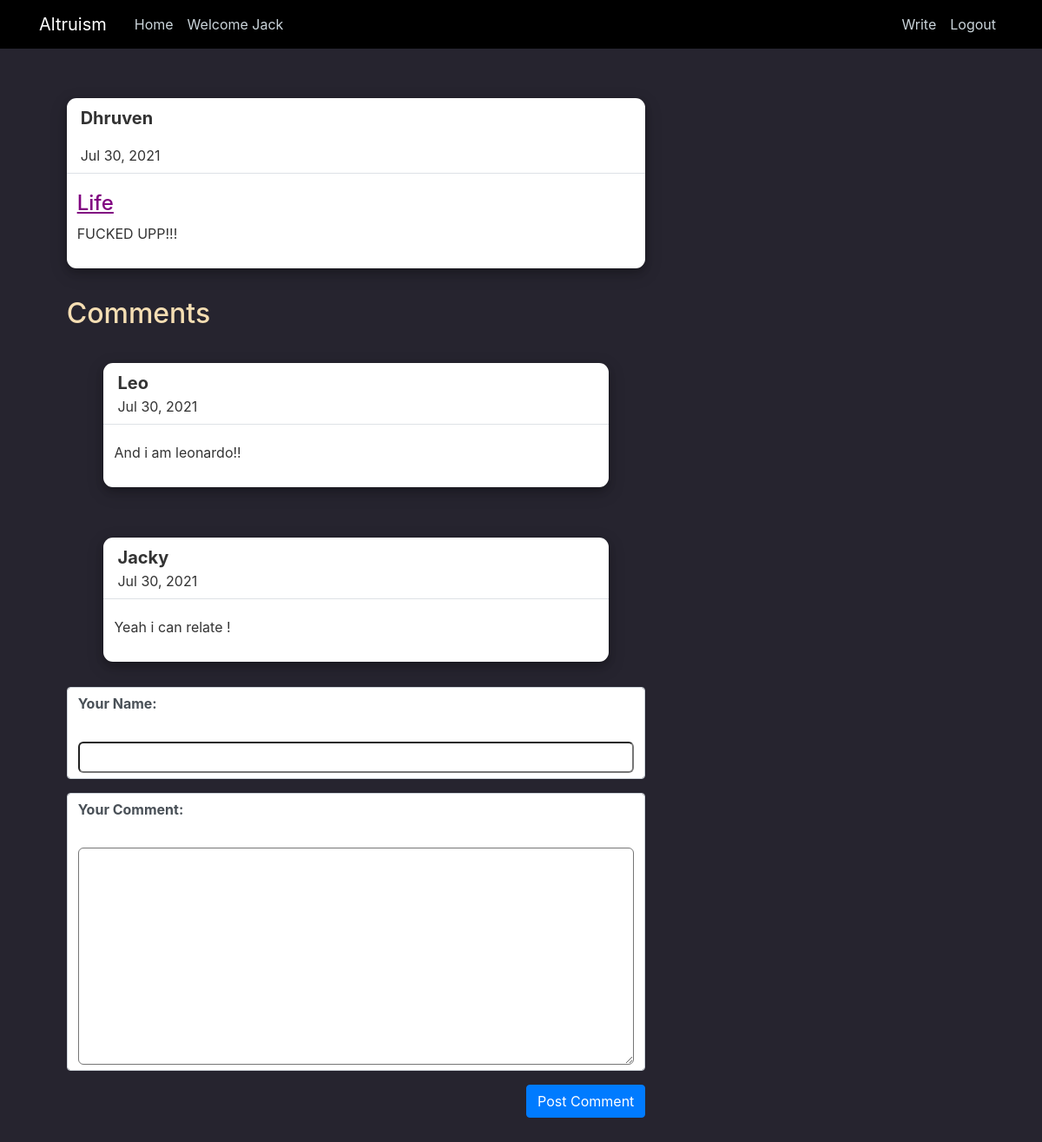
Screenshot of /posts/life (signed in) with the database file from the repository.
### blog/models.py (models this page shows, shortened)
class Post(models.Model):
    title = models.CharField(max_length=200)
    body = models.TextField()
    author = models.ForeignKey(User,on_delete=models.SET_NULL,related_name="posts",null = True)
    date = models.DateTimeField(auto_now_add=True)
    slug = models.SlugField(default="", null=False, editable=False,)
    fake = models.BooleanField(default=False)

class Comment(models.Model):
    user_name = models.CharField(max_length=150)
    text = models.TextField()
    post = models.ForeignKey(Post,on_delete=models.CASCADE, related_name="comments")

### blog/views.py (the view, shortened to what this page needs)
# urls.py: path("posts/<slug:slug>", views.PostDetailView.as_view(),name="post-detail-page"),
class PostDetailView(View):
    def get(self,request,slug):
        post = Post.objects.get(slug=slug)
        context = {
            "post":post,
            "comment_form": CommentForm(),
            "comments": post.comments.all().order_by("-id")
        }
        return render(request,"blog/post-detail.html",context)

### blog/forms.py
class CommentForm(forms.ModelForm):
    class Meta:
        model = Comment
        fields = ["user_name","text"]
        labels = {
            "user_name": "Your Name",
            "text": "Your Comment"
        }

### blog/templates/blog/post-detail.html (shortened to what this page needs)
{% extends "blog/base.html" %}
{% block content %}
<div class="d-flex justify-content-center row">
    <div class="col-md-11">
        <div class="bg-white comment-section">
            <div class="d-flex flex-row user p-2">
                <div class="d-flex flex-column ml-2">
                    <p class="name font-weight-bold" style="text-transform: capitalize">{{post.author}}</p>
                    <span>{{post.date|date:"M d, Y"}}</span>
                </div> <br />
            </div>
            <div class="d-flex justify-content-between p-1 border-top">
                <div class="mt-2 p-2">
                    <h4 style="color:purple"><u>{{post.title}}</u></h4>
                    <p>{{post.body}}</p>
                </div>
            </div>
        </div>
        <div>
            <h2>Comments</h2>
            {% for comment in comments %}
            <div class="container mt-8">
                <div class="d-flex justify-content-center row">
                    <div class="col-md-11">
                        <div class="bg-white comment-section">
                            <div class="d-flex flex-row user p-2">
                                <div class="d-flex flex-column ml-2"><strong
                                        class="name font-weight-bold">{{comment.user_name}}</strong>
                                    <span>{{post.date|date:"M d, Y"}}</span>
                                </div> <br />
                            </div>
                            <div class="d-flex justify-content-between p-1 border-top">
                                <div class="mt-2 p-2">
                                    <p>{{comment.text}}</p>
                                </div>
                            </div>
                        </div>
                    </div>
                </div>
            </div>
            {% endfor %}
            <form action="{% url 'post-detail-page' post.slug %}" method="POST">
                    {% for form_field in comment_form %}
                    <div class="form-control">
                        <strong>{{form_field.label_tag}}</strong><br />
                        {{form_field}}
                    </div>
                    {% endfor %}
                    <button class="btn btn-primary" style="float:right">Post Comment</button>
                    <br/>
                    <br/>
                    <br/>
            </form>
        </div>
    </div>
</div>
</div>
{% endblock %}

### blog/templates/blog/base.html (shortened to what this page needs)
{% load static %}
<!DOCTYPE html>
{% load static %}
<html>
<head>
  <link rel="stylesheet" href="https://maxcdn.bootstrapcdn.com/bootstrap/4.0.0/css/bootstrap.min.css"
>
  <link rel="stylesheet" href="https://cdnjs.cloudflare.com/ajax/libs/font-awesome/4.7.0/css/font-awesome.min.css">
  {% block css_files %}
  <link rel="stylesheet" type="text/css" href="{% static 'blog/style.css' %}" />
  {% endblock %}
</head>
<body>
  <header class="site-header">
    <nav class="navbar navbar-expand-md navbar-dark bg-steel fixed-top">
      <div class="container">
        <a class="navbar-brand mr-4" href="{% url 'post-list-page' %}">Altruism</a>
        <div class="collapse navbar-collapse" id="navbarToggle">
          <div class="navbar-nav mr-auto">
            <a class="nav-item nav-link" href="{% url 'post-list-page' %}">Home</a>
            <ul class="nav justify-content-center">
                <a class="nav-item nav-link" style="text-transform: capitalize" href="#">Welcome {{user.username}}</a>
            </ul>
          </div>
          <div class="navbar-nav">
            {% if user.is_authenticated %}
            <a class="nav-item nav-link" href="{% url 'write-post' %}">Write</a>
            <a class="nav-item nav-link" href="{% url 'logout' %}">Logout</a>
            {% else %}
            <a class="nav-item nav-link" href="{% url 'register' %}">Register</a>
            <a class="nav-item nav-link" href="{% url 'login' %}">Login</a>
            {% endif %}
          </div>
        </div>
      </div>
    </nav>
  </header>
  <main role="main" class="container">
    <div class="row">
      <div class="col-md-8">
        {% block content %}{% endblock %}
      </div>
  </main>
</body>
</html>

### blog/static/blog/style.css (style rules this page uses)
body { background: #26242f; color: #333333; margin-top: 5rem; }
h1, h2, h3, h4, h5, h6 { color: wheat; }
ul { margin: 0; }
.bg-steel { background-color: black; }
.site-header .navbar-nav .nav-link { color: #cbd5db; }
.comment-section { display: block; border-radius: 11px; box-shadow: 0 4px 8px 0 rgba(0, 0, 0, 0.2), 0 6px 20px 0 rgba(0, 0, 0, 0.19); margin-top: 5%; margin-bottom: 5%; max-width: 700px; margin-left: auto; margin-right: auto }
.name { font-size: 20px }
.form-control { margin-bottom:1rem; }
.form-control label { font-weight:bold; margin-bottom: 0.5rem; display: block; }
.form-control input, .form-control textarea { display: block; width:100%; font:inherit; padding: 0.25rem; border-radius:6px; }

### rows the page displays
Post: author "Dhruven", date "Jul 30, 2021", title "Life", body "FUCKED UPP!!!"
Comment: user_name "Leo", text "And i am leonardo!!"
Comment: user_name "Jacky", text "Yeah i can relate !"

### other values shown
{{ user.username }} "Jack"
